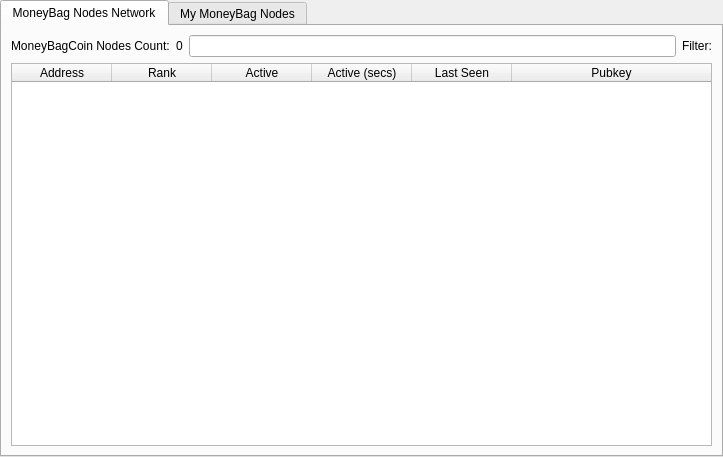
<?xml version="1.0" encoding="UTF-8"?>
<ui version="4.0">
 <class>MasternodeManager</class>
 <widget class="QWidget" name="MasternodeManager">
  <property name="geometry">
   <rect>
    <x>0</x>
    <y>0</y>
    <width>723</width>
    <height>457</height>
   </rect>
  </property>
  <property name="windowTitle">
   <string>Form</string>
  </property>
  <layout class="QVBoxLayout" name="topLayout">
   <property name="leftMargin">
    <number>0</number>
   </property>
   <property name="topMargin">
    <number>0</number>
   </property>
   <property name="rightMargin">
    <number>0</number>
   </property>
   <property name="bottomMargin">
    <number>0</number>
   </property>
   <item>
    <layout class="QVBoxLayout" name="verticalLayout">
     <property name="bottomMargin">
      <number>0</number>
     </property>
     <item>
      <widget class="QTabWidget" name="tabWidget">
       <property name="currentIndex">
        <number>0</number>
       </property>
       <widget class="QWidget" name="tab">
        <attribute name="title">
         <string>MoneyBag Nodes Network</string>
        </attribute>
        <layout class="QGridLayout" name="gridLayout">
         <item row="1" column="0">
          <widget class="QTableWidget" name="tableWidget">
           <property name="editTriggers">
            <set>QAbstractItemView::NoEditTriggers</set>
           </property>
           <property name="alternatingRowColors">
            <bool>true</bool>
           </property>
           <property name="selectionBehavior">
            <enum>QAbstractItemView::SelectRows</enum>
           </property>
           <attribute name="horizontalHeaderStretchLastSection">
            <bool>true</bool>
           </attribute>
           <column>
            <property name="text">
             <string>Address</string>
            </property>
           </column>
           <column>
            <property name="text">
             <string>Rank</string>
            </property>
           </column>
           <column>
            <property name="text">
             <string>Active</string>
            </property>
           </column>
           <column>
            <property name="text">
             <string>Active (secs)</string>
            </property>
           </column>
           <column>
            <property name="text">
             <string>Last Seen</string>
            </property>
           </column>
           <column>
            <property name="text">
             <string>Pubkey</string>
            </property>
           </column>
          </widget>
         </item>
         <item row="0" column="0">
          <layout class="QGridLayout" name="gridLayout2">
          <item row="0" column="0">
          <layout class="QHBoxLayout" name="horizontalLayout_3">
           <property name="bottomMargin">
            <number>0</number>
           </property>
           <item>
            <widget class="QLabel" name="label_2">
             <property name="text">
              <string>MoneyBagCoin Nodes Count:</string>
             </property>
            </widget>
           </item>
           <item>
            <widget class="QLabel" name="countLabel">
                <property name="sizePolicy">
                 <sizepolicy hsizetype="Fixed" vsizetype="Preferred">
                  <horstretch>0</horstretch>
                  <verstretch>0</verstretch>
                 </sizepolicy>
                </property>
                <property name="minimumWidth">
                 <number>140</number>
                </property>
                <property name="maximumWidth">
                 <number>140</number>
                </property>
             <property name="text">
              <string>0</string>
             </property>
            </widget>
           </item>
           </layout>
           </item>
           <item row="0" column="1">
            <layout class="QHBoxLayout" name="horizontalLayout_4">
              <property name="bottomMargin">
               <number>0</number>
              </property>
              <property name="direction">
               <enum>QBoxLayout::RightToLeft</enum>
              </property>
              <item>
               <widget class="QLineEdit" name="filterEdit">
                <property name="clearButtonEnabled">
                 <bool>true</bool>
                </property>
               </widget>
              </item>
              <item>
               <widget class="QLabel" name="filterLabel">
                <property name="text">
                 <string>Filter:</string>
                </property>
               </widget>
              </item>
             </layout>
           </item>
          </layout>
         </item>
        </layout>
       </widget>
       <widget class="QWidget" name="tab_2">
        <attribute name="title">
         <string>My MoneyBag Nodes</string>
        </attribute>
        <layout class="QGridLayout" name="gridLayout_2">
         <item row="0" column="0">
          <layout class="QVBoxLayout" name="verticalLayout_2">
           <property name="bottomMargin">
            <number>0</number>
           </property>
           <item>
            <layout class="QHBoxLayout" name="horizontalLayout">
             <item>
              <widget class="QPushButton" name="createButton">
               <property name="text">
                <string>&amp;Create...</string>
               </property>
              </widget>
             </item>
             <item>
              <widget class="QPushButton" name="copyAddressButton">
               <property name="text">
                <string>Copy &amp;Address</string>
               </property>
              </widget>
             </item>
             <item>
              <spacer name="horizontalSpacer">
               <property name="orientation">
                <enum>Qt::Horizontal</enum>
               </property>
               <property name="sizeHint" stdset="0">
                <size>
                 <width>40</width>
                 <height>20</height>
                </size>
               </property>
              </spacer>
             </item>
            </layout>
           </item>
           <item>
            <widget class="QTableWidget" name="tableWidget_2">
             <property name="editTriggers">
              <set>QAbstractItemView::NoEditTriggers</set>
             </property>
             <property name="alternatingRowColors">
              <bool>true</bool>
             </property>
             <property name="selectionMode">
              <enum>QAbstractItemView::SingleSelection</enum>
             </property>
             <property name="selectionBehavior">
              <enum>QAbstractItemView::SelectRows</enum>
             </property>
             <attribute name="horizontalHeaderStretchLastSection">
              <bool>true</bool>
             </attribute>
             <column>
              <property name="text">
               <string>Alias</string>
              </property>
             </column>
             <column>
              <property name="text">
               <string>IP/Onion</string>
              </property>
             </column>
             <column>
              <property name="text">
               <string>Status</string>
              </property>
             </column>
             <column>
              <property name="text">
               <string>Collateral Address</string>
              </property>
             </column>
            </widget>
           </item>
           <item>
            <layout class="QHBoxLayout" name="horizontalLayout_2">
             <property name="bottomMargin">
              <number>0</number>
             </property>
             <item>
              <widget class="QPushButton" name="editButton">
               <property name="text">
                <string>&amp;Edit</string>
               </property>
              </widget>
             </item>
             <item>
              <widget class="QPushButton" name="getConfigButton">
               <property name="text">
                <string>&amp;Get Config</string>
               </property>
              </widget>
             </item>
             <item>
              <widget class="QPushButton" name="removeButton">
               <property name="text">
                <string>&amp;Remove</string>
               </property>
              </widget>
             </item>
             <item>
              <spacer name="horizontalSpacer_2">
               <property name="orientation">
                <enum>Qt::Horizontal</enum>
               </property>
               <property name="sizeHint" stdset="0">
                <size>
                 <width>40</width>
                 <height>20</height>
                </size>
               </property>
              </spacer>
             </item>
            </layout>
           </item>
           <item>
            <layout class="QHBoxLayout" name="horizontalLayout_4">
             <property name="bottomMargin">
              <number>0</number>
             </property>
             <item>
              <widget class="QPushButton" name="startButton">
               <property name="text">
                <string>&amp;Start</string>
               </property>
              </widget>
             </item>
             <item>
              <widget class="QPushButton" name="stopButton">
               <property name="text">
                <string>Sto&amp;p</string>
               </property>
              </widget>
             </item>
             <item>
              <spacer name="horizontalSpacer_4">
               <property name="orientation">
                <enum>Qt::Horizontal</enum>
               </property>
               <property name="sizeHint" stdset="0">
                <size>
                 <width>40</width>
                 <height>20</height>
                </size>
               </property>
              </spacer>
             </item>
            </layout>
           </item>
           <item>
            <layout class="QHBoxLayout" name="horizontalLayout_5">
             <property name="bottomMargin">
              <number>0</number>
             </property>
             <item>
              <widget class="QPushButton" name="startAllButton">
               <property name="text">
                <string>S&amp;tart All</string>
               </property>
              </widget>
             </item>
             <item>
              <widget class="QPushButton" name="stopAllButton">
               <property name="text">
                <string>St&amp;op All</string>
               </property>
              </widget>
             </item>
             <item>
              <spacer name="horizontalSpacer_5">
               <property name="orientation">
                <enum>Qt::Horizontal</enum>
               </property>
               <property name="sizeHint" stdset="0">
                <size>
                 <width>40</width>
                 <height>20</height>
                </size>
               </property>
              </spacer>
             </item>
            </layout>
           </item>
          </layout>
         </item>
        </layout>
       </widget>
      </widget>
     </item>
    </layout>
   </item>
  </layout>
 </widget>
 <resources/>
 <connections/>
</ui>
